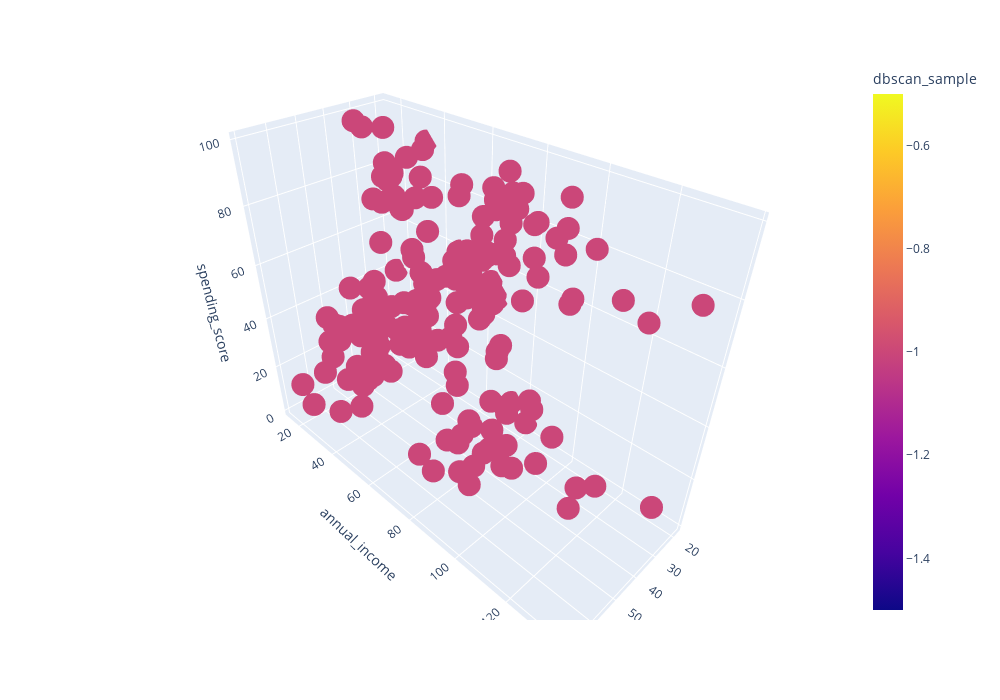

Source (notebook cell):
### Markdown cell above
### DBSCAN-кластеризация

### Code cell
from sklearn.cluster import DBSCAN

dbscan = DBSCAN().fit(X)
clustering_dbscan_res = dbscan.fit_predict(X)
df['dbscan_sample'] = clustering_dbscan_res
print('Всего кластеров: ', len(set(dbscan.labels_)))

get_3d_visualization(df, 'dbscan_sample')

### Figure 1 — Plotly figure (JSON) as saved in the notebook; plotly's stock layout.template omitted (floating-point values rounded to 4 significant figures; data arrays with more than 128 entries replaced by an {"elided": "..."} marker saying what was removed)
{"data": [{"hovertemplate": "age=%{x}<br>annual_income=%{y}<br>spending_score=%{z}<br>dbscan_sample=%{marker.color}<extra></extra>", "legendgroup": "", "marker": {"color": {"elided": "200 int values"}, "coloraxis": "coloraxis", "symbol": "circle"}, "mode": "markers", "name": "", "scene": "scene", "showlegend": false, "type": "scatter3d", "x": {"elided": "200 int values"}, "y": {"elided": "200 int values"}, "z": {"elided": "200 int values"}}], "layout": {"coloraxis": {"colorbar": {"title": {"text": "dbscan_sample"}}, "colorscale": [[0, "#0d0887"], [0.1111, "#46039f"], [0.2222, "#7201a8"], [0.3333, "#9c179e"], [0.4444, "#bd3786"], [0.5556, "#d8576b"], [0.6667, "#ed7953"], [0.7778, "#fb9f3a"], [0.8889, "#fdca26"], [1, "#f0f921"]]}, "height": 700, "legend": {"tracegroupgap": 0}, "margin": {"t": 60}, "scene": {"domain": {"x": [0, 1], "y": [0, 1]}, "xaxis": {"title": {"text": "age"}}, "yaxis": {"title": {"text": "annual_income"}}, "zaxis": {"title": {"text": "spending_score"}}}, "width": 1000}}
